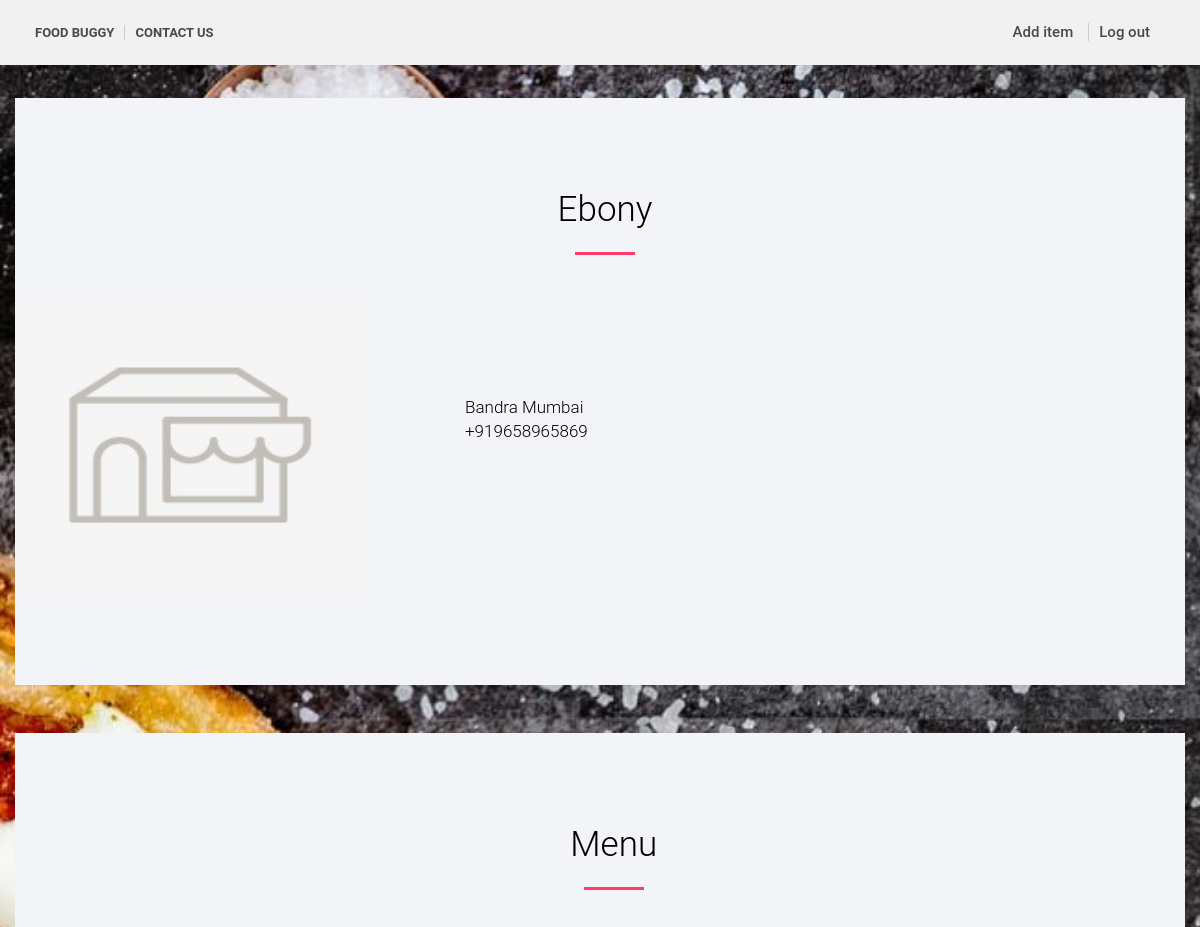
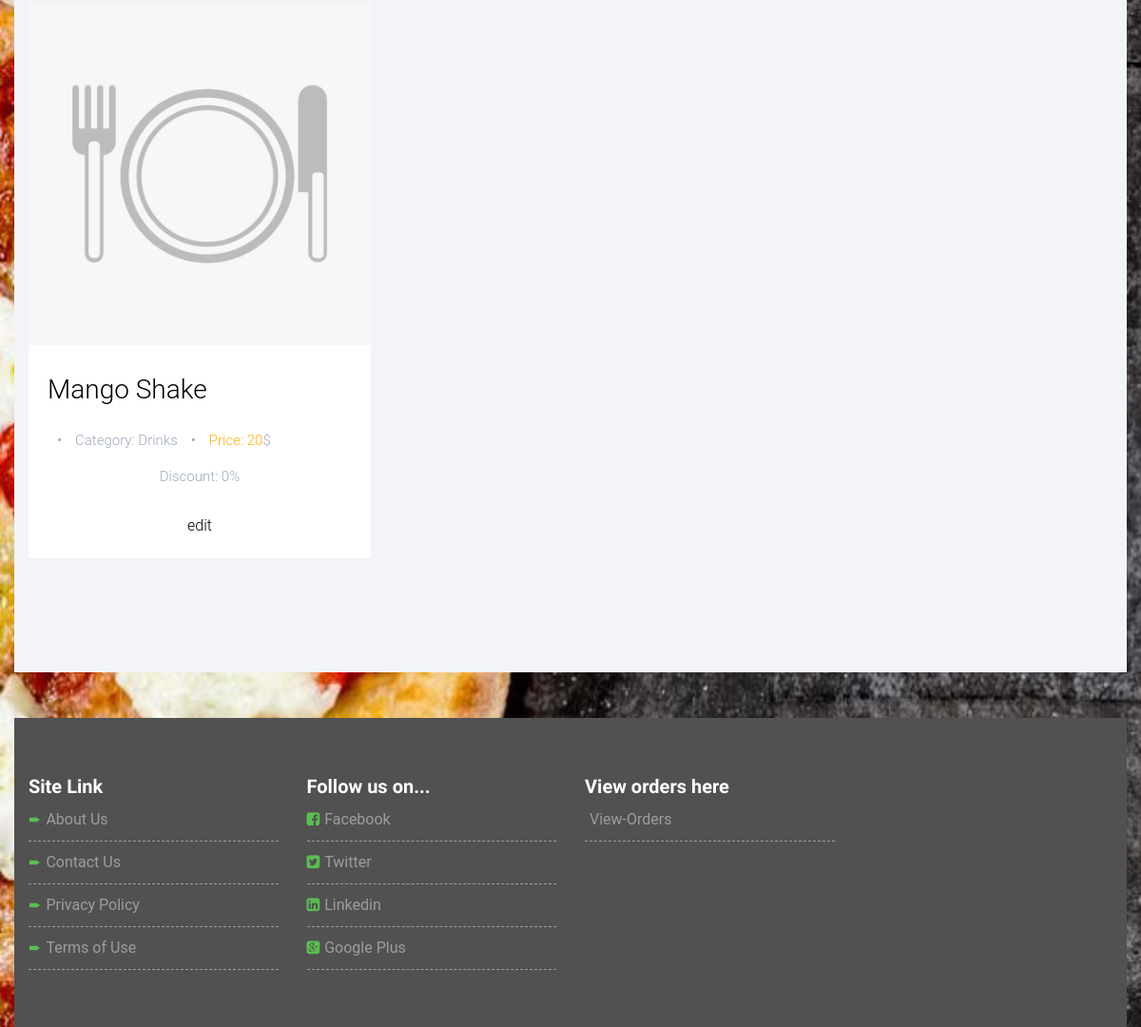
/restaurant/info/ (signed in), run on the app's committed database (2 pictures, top to bottom).
### Restaurants/models.py (models this page shows, shortened)
class Restaurant(models.Model):
    Restaurant_ID = models.AutoField(primary_key=True)
    user = models.OneToOneField(User, on_delete=models.CASCADE)
    Restaurant_Name = models.CharField(max_length=250)
    Restaurant_Street = models.CharField(max_length=250)
    city = models.ForeignKey(City, on_delete=models.SET_NULL, null=True)
    area = models.ForeignKey(Area, on_delete=models.SET_NULL, null=True)
    Restaurant_Pin = models.CharField(max_length=6, default=132658)
    Restaurant_Phone_Number = PhoneNumberField()
    Restaurant_Logo = models.ImageField(upload_to='media',
                                        default='media/default_res.jpg')
    Restaurant_Ratings_Count = models.IntegerField(default=0)
    Restaurant_Rating = models.IntegerField(MaxValueValidator(10), default=0)

class Area(models.Model):
    city = models.ForeignKey(City, on_delete=models.CASCADE)
    name = models.CharField(max_length=30)

class City(models.Model):
    name = models.CharField(max_length=30)

class Food(models.Model):
    Food_ID = models.AutoField(primary_key=True)
    Food_Name = models.CharField(max_length=250)
    Food_Res_ID = models.ForeignKey(Restaurant, on_delete=models.CASCADE)
    Food_Category_ID = models.ForeignKey(FoodCategory, on_delete=models.CASCADE)
    Food_Price = models.IntegerField()
    Food_Pic = models.ImageField(upload_to='media',
                                 default='media/default_food.jpg')
    Food_Discount = models.IntegerField(default=0)

class FoodCategory(models.Model):
    FoodCategory_ID = models.AutoField(primary_key=True)
    FoodCategory_Name = models.CharField(max_length=250)

### Restaurants/views.py (the view)
# urls.py: path('restaurant/', include('Restaurants.urls')),
@login_required(login_url='Res_index')
def restaurant(request):
    data = Restaurant.objects.get(user=request.user)
    food = Food.objects.filter(Food_Res_ID=Restaurant.objects.get(user=request.user))
    context = {'data': data, 'food': food}
    return render(request, 'Restaurant/res_profile.html', context=context)

### Restaurants/templates/Restaurant/res_profile.html (shortened to what this page needs)
<!doctype html>
<html>
{% load staticfiles %}
<head>
<link rel="stylesheet" href="https://maxcdn.bootstrapcdn.com/bootstrap/3.3.7/css/bootstrap.min.css">
<link rel="stylesheet" href="https://cdnjs.cloudflare.com/ajax/libs/font-awesome/4.7.0/css/font-awesome.min.css">
<link rel="stylesheet" type="text/css" href="{% static 'css/bootstrap.css' %}"/>
<link rel="stylesheet" type="text/css" href="{% static 'css/style1.css' %}"/>
<link rel="stylesheet" type="text/css" href="{% static 'css/style.css' %}"/>
<link rel="stylesheet" type="text/css" href="{% static 'css/font-awesome.css' %}"/>
<link rel="stylesheet" type="text/css" href="{% static 'css/animate.css' %}">
<link rel="stylesheet" type="text/css" href="{% static 'css/responsive.css' %}"/>
<link rel="stylesheet" type="text/css" href="{% static 'css/simple-line-icons.css' %}"/>
<link rel="shortcut icon" type="image/png" href="{% static 'food-logos.jpg' %}"> </head>
<body>
<section class="saction1">
  <div class="container">
    <div class="row">
      <div class="col-lg-12 col-md-12 col-sm-12">
        <div class="menu">
          <nav>
            <ul>
              <li><a href="{% url 'Main_index' %}">Food Buggy</a></li>
              <li><a href="#contact">Contact Us</a></li>
            </ul>
          </nav>
        </div>
        <div class="login">
          <ul>
              <li><a href="{% url 'Res_add_item' %}">Add item</a></li>
            <li><a href="{% url 'logout' %}">Log out</a></li>
          </ul>
        </div>
      </div>
    </div>
  </div>
</section>
<div id="section1" class="container-fluid" >
<br><br>
<section id="menu" class="main-block light-bg">
        <div class="container" id="about">
            <div class="row justify-content-center">
              <div class="row justify-content-center">
                  <div class="col-md-5">
                      <div class="styled-heading">
                          <h3>
                                    {{ data.Restaurant_Name }}
                          </h3>
                      </div>
                  </div>
              </div>
              <img src="/media/{{ data.Restaurant_Logo }}" style="height:300px;width:350px;" align="left">
              <div style="padding-left:300px;color:black;">
              <p style="color:black;padding-left:150px;padding-top:100px;font-size:17px;text-align:left">
                            {{ data.area.name }}
                            {{ data.city.name }}<br>
                            {{ data.Restaurant_Phone_Number }}<br>
              </p>
              </div>
            </div>
        </div>
</section>
<br><br>
<section id="menu" class="main-block light-bg">
        <div class="container" id="restaurant">
            <div class="row justify-content-center">
                <div class="col-md-5">
                    <div class="styled-heading">
                        <h3>Menu</h3>
                    </div>
                </div>
            </div>
            <div class="row">
            {% for dt in food %}
                    <div class="col-md-4 featured-responsive">
                        <div class="featured-place-wrap">
                                <img src="/media/{{ dt.Food_Pic }}" class="img-fluid" alt="#">
                                <div class="featured-title-box">
                                    <h5 style="color: black">{{ dt.Food_Name }}</h5><br><span>• </span>
                                    <p>Category: {{ dt.Food_Category_ID.FoodCategory_Name }}</p> <span>• </span>
                                    <p><span>Price: {{ dt.Food_Price }}</span>$</p>
                                    <ul>
                                        <li>
                                            <center> <p>Discount: {{ dt.Food_Discount }}%</p> </center>
                                        </li>
                                        <br>
                                        <center>
                                        <a href="/restaurant/edit_item/?food_id={{ dt.Food_ID }}">edit</a>
                                        </center>
                                    </ul>
                                </div>
                        </div>
                    </div>
                {% endfor %}
            </div>
        </div>
    </section>
<br><br>
<footer class="saction8">
  <div class="container" id="contact">
    <div class="row">
      <div class="col-lg-3 col-md-3 col-sm-3">
        <div class="site">
          <h3>Site Link</h3>
        </div>
        <div class="sitelink">
          <ul>
            <li> <span>&#10152;</span><a href="#">About Us</a></li>
            <li><span>&#10152;</span><a href="#">Contact Us</a></li>
            <li><span>&#10152;</span><a href="#">Privacy Policy</a></li>
            <li><span>&#10152;</span><a href="#">Terms of Use</a></li>
          </ul>
        </div>
      </div>
      <div class="col-lg-3 col-md-3 col-sm-3">
        <div class="site">
          <h3>Follow us on...</h3>
        </div>
        <div class="social">
          <ul>
            <li> <i class="fa fa-facebook-square"></i><a href="#">Facebook</a></li>
            <li><i class="fa fa-twitter-square"></i><a href="#">Twitter</a></li>
            <li><i class="fa fa-linkedin-square"></i><a href="#">Linkedin</a></li>
            <li><i class="fa fa-google-plus-square"></i><a href="#">Google Plus</a></li>
          </ul>
        </div>
      </div>
      <div class="col-lg-3 col-md-3 col-sm-3">
        <div class="site">
          <h3>View orders here</h3>
        </div>
        <div class="social">
          <ul>
            <li> <a href={% url 'View_order'  %}>View-Orders</a></li>
          </ul>
        </div>
      </div>
    </div>
  </div>
</footer>
</body>
</html>

### Main/static/css/style1.css (style rules this page uses)
html, body, div, span, applet, object, iframe, h1, h2, h3, h4, h5, h6, p, blockquote, pre, a, abbr, acronym, address, big, cite, code, del, dfn, em, img, ins, kbd, q, s, samp, small, strike, strong, sub, sup, tt, var, b, u, i, center, dl, dt, dd, ol, ul, li, fieldset, form, label, legend, table, caption, tbody, tfoot, thead, tr, th, td, article, aside, canvas, details, embed, figure, figcaption, footer, header, hgroup, menu, nav, output, ruby, section, summary, time, mark, audio, video { margin: 0; padding: 0; border: 0; font-size: 100%; font: inherit; vertical-align: baseline; }
article, aside, details, figcaption, figure, footer, header, hgroup, menu, nav, section { display: block; }
body { line-height: 1; }
ol, ul { list-style: none; }
#section1 { padding-top:50px;color:#FFFFFF;background-size:cover;background-attachment:fixed;background-image:url("../images/mainpic2.jpg"); }
html { width: 100%; height: 100%; }
* { padding: 0; margin: 0; outline: 0 none; }
body { font-family: 'Source Sans Pro', sans-serif; font-weight: 300; color: #6d6e71; line-height: 24px; font-size: 16px; -webkit-font-smoothing: antialiased; }
a { color: #507cbe; text-decoration: none; }
h1, h2, h3, h4, h5 { font-size: 24px; line-height: 125%; color: #000000; }
nav { width: 50%; float: left; display: block; margin: 0; z-index: 15; }
.saction1 { background-color: #f1f1f1; margin-top: 0px; z-index: 1; overflow: hidden; position: fixed; top: 0; width: 100%; }
.menu li { float: left; padding: 20px 5px 20px; }
.menu a { text-transform: uppercase; color: #494949; font-size: 16px; font-weight: 700; text-decoration: none; padding-right: 15px; border-right: 1px solid #CCCCCC; transition: all 0.3s; }
.menu li:last-child a { border: 0; }
.login { width: 50%; float: right; display: block; }
.login li { float: left; }
.login ul { float: right; padding: 20px 5px 20px; }
.login a { color: #494949; margin-left: 10px; font-size: 18px; font-weight: 500; text-decoration: none; padding-right: 15px; border-right: 1px solid #CCCCCC; transition: all 0.3s; }
.login li:last-child a { border: 0; }
.saction8 { background-color: #515151; padding: 60px 0 60px; }
.site h3 { color: #FFF; font-size: 20px; font-family: 'Lobster Two', cursive; font-weight: 700; }
.sitelink span { color: #5bbd50; }
.sitelink a { color: #9d9d9d; font-weight: 400; margin-left: 5px; }
.sitelink li { border-bottom: 1px dashed #9d9d9d; padding: 10px 0 10px; }
.social a { color: #9d9d9d; font-weight: 400; margin-left: 5px; }
.social i { color: #5bbd50; }
.social li { border-bottom: 1px dashed #9d9d9d; padding: 10px 0 10px; }

### Main/static/css/style.css (style rules this page uses)
body { font-family: 'Roboto', sans-serif; }
h3 { font-size: 35px; }
h5 { font-size: 28px; }
p { font-size: 15px; }
.main-block { padding: 90px 0; }
.light-bg { background: #f3f4f7; }
.styled-heading { text-align: center; margin: 0 -600px 40px 110px; }
.styled-heading h3 { position: relative; padding: 0 0 23px; }
.styled-heading h3:after { position: absolute; content: ""; width: 60px; height: 3px; background: #ff3a6d; bottom: 0; left: 50%; -webkit-transform: translateX(-50%); -ms-transform: translateX(-50%); transform: translateX(-50%); }
.featured-place-wrap { background: #fff; margin: 0 0 30px; -webkit-transition: all 0.5s ease; -o-transition: all 0.5s ease; transition: all 0.5s ease; position: relative; }
.featured-place-wrap a { display: block; text-decoration: none; color: #000; }
.featured-place-wrap img { width: 100%; }
.featured-title-box { padding: 22px 20px; }
.featured-title-box p { color: #9fa9b9; display: inline-block; margin: 0; }
.featured-title-box p span { color: #ffb006; padding: 0; }
.featured-title-box span { color: #9fa9b9; padding: 0 10px; }
.featured-title-box ul { padding: 0; margin: 10px 0 0; }
.featured-title-box ul li { list-style: none; color: #737882; line-height: 2; }
.featured-title-box ul li p { margin: 0; }
footer { position: relative; }

### Main/static/css/responsive.css (style rules this page uses)
@media only screen and (min-width: 960px) and (max-width: 1200px) { .menu a { font-size: 13px; padding-right: 10px; } }
@media only screen and (min-width: 960px) and (max-width: 1200px) { .login a { font-size: 15px; } }
nav ul { margin: 0; overflow: hidden; }
nav li { color: #fefefe; float: left; list-style: none; }

### data on the page
Restaurant: Restaurant_Name "Ebony", Restaurant_Logo (placeholder picture), area.name "Bandra", city.name "Mumbai", Restaurant_Phone_Number "+919658965869"
Food: Food_Pic (placeholder picture), Food_Name "Mango Shake", Food_Category_ID.FoodCategory_Name "Drinks", Food_Price "20", Food_Discount "0"
